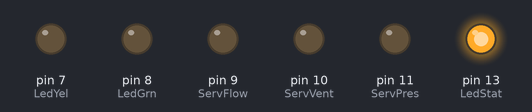
A sketch run on a simulated Arduino Uno, built with avr-gcc and run on an emulated ATmega328P. On the bench: output pins drawn as LEDs (lit = HIGH).

Above: at 0.1 s.
At 0.6 s:
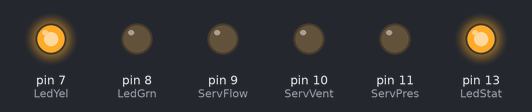
At 1.1 s:
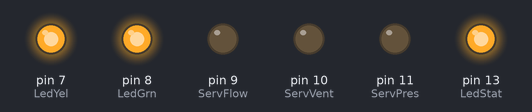
At 2.6 s:
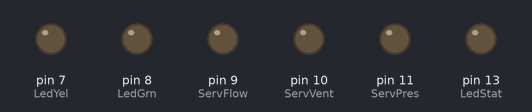
Timing chart, 0 to 4.1 s (numbered marks = the images above):
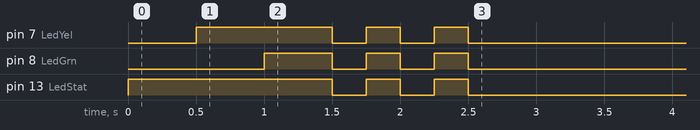

The sketch:

VacPot0_1_2.ino
```cpp
/*
    Vacuum-Transfer Potting Control.
    Version0.1
    Ryan Sharp
*/

//Variables:
int Pext; //External Pressure
int Pint; //Internal Pressure
int Ptar; //Target Pressure
int Pdel; //Pint-Ptar Delta
int Pset; //Pressure Differential Setting
int Tset; //Time Interval Setting

//Boolean States:
boolean ModeStandby = true; //Standby Mode (Default Standby)
boolean ModeOperation = false; //Operation Mode (Default Eq. Mode)
boolean RampBegun = false; //Pressure Ramp Has Begun (Default No)
boolean RampFinish = false; //Pressure Ramp Has Finished (Default No)

//Inputs [switch]:
int SwStandby = 5; // Standby Switch Dig.5
int SwMode = 6;    // Mode Switch Dig.6
//Inputs [potentiometer]:
int PotFlow = 0; // Flow Control Potentiometer An.0
int PotPset = 3; //Pset Potentiometer An.3
int PotTset = 4; //Tset Potentiometer An.4
int PotPext = 1; //Pext Sensor, Potentiometer During Version0 Prototype
int PotPint = 2; //Pint Sensor, Potentiometer During Version0 Prototype

//Outputs [LED]:
int LedStat = 13; //Status Indicator Light Dig.13
int LedYel = 7; //Status Indicator Yellow Dig.7
int LedGrn = 8; //Status Indicator Green Dig.8
//Outputs [Servo]:
int ServFlow = 9; //Servo Flow Valve PWM Dig.9
int ServVent = 10; //Servo Vent Valve PWM Dig.10
int ServPres = 11; //Servo Nitrogen Valve PWM Dig.11


void setup() {
  // put your setup code here, to run once:
pinMode(SwStandby, INPUT);
pinMode(SwMode, INPUT);
pinMode(PotFlow, INPUT);
pinMode(PotPext, INPUT);
pinMode(PotPint, INPUT);

pinMode(LedStat, OUTPUT);
pinMode(LedYel, OUTPUT);
pinMode(LedGrn, OUTPUT);
pinMode(ServFlow, OUTPUT);
pinMode(ServVent, OUTPUT);
pinMode(ServPres, OUTPUT);

Pset = 50;
Tset = 60;

//Startup Light Check
LightCheck();

}

void loop() {
  // put your main code here, to run repeatedly:

}

void LightCheck(){
  digitalWrite(LedStat, HIGH);
  delay(500);
  digitalWrite(LedYel, HIGH);
  delay(500);
  digitalWrite(LedGrn, HIGH);
  delay(500);
  digitalWrite(LedStat, LOW);
  digitalWrite(LedYel, LOW);
  digitalWrite(LedGrn, LOW);
  delay(250);
  digitalWrite(LedStat, HIGH);
  digitalWrite(LedYel, HIGH);
  digitalWrite(LedGrn, HIGH);
  delay(250);
  digitalWrite(LedStat, LOW);
  digitalWrite(LedYel, LOW);
  digitalWrite(LedGrn, LOW);
  delay(250);
  digitalWrite(LedStat, HIGH);
  digitalWrite(LedYel, HIGH);
  digitalWrite(LedGrn, HIGH);
  delay(250);
  digitalWrite(LedStat, LOW);
  digitalWrite(LedYel, LOW);
  digitalWrite(LedGrn, LOW);
}
```
